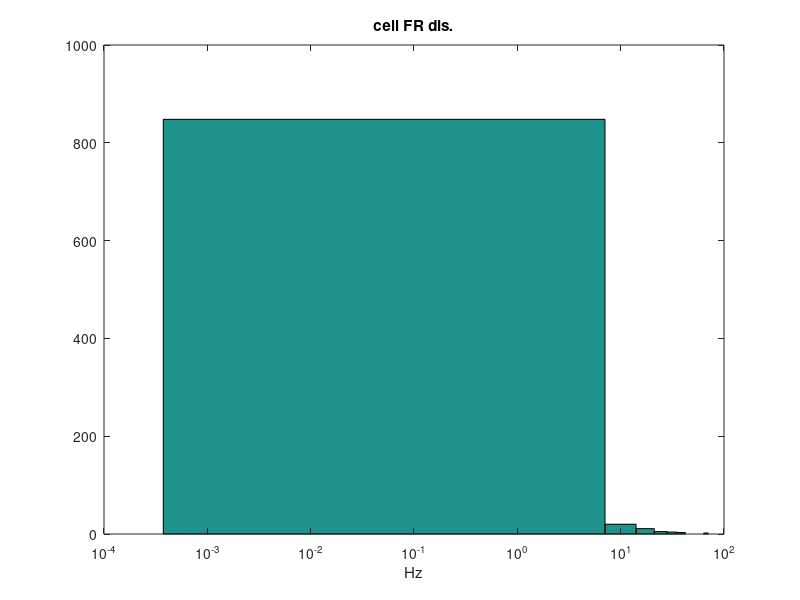
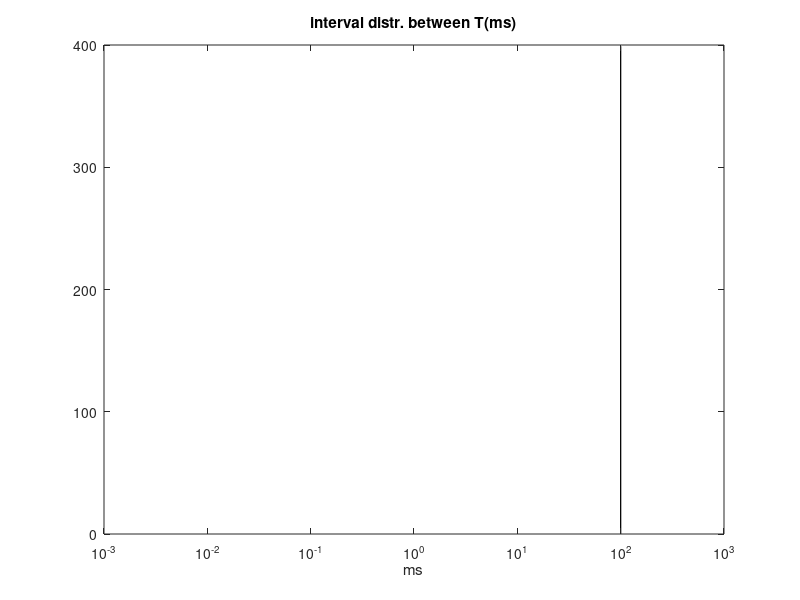

Here is the MATLAB script that generated these plots, in order: (Note: this script raises an error after producing the figures.)
clear all;close all;
clc;

rng(1)
F=8; %%%%%Hz  define rythmicity f(Hz)-main
FR=2; %20 %%%%control mean FR of input(Hz)
cell_num=893;%%%%% number of cells needed to generate, including PFC,ER and PR,1800 as original
t_len=50000; %defind time length to generate(ms)
sigma_FR=120;%0.2; %%Hz, to control the variability among cells' FR
sigma_spk=40;%5; %%ms, to control the variability within one cell's spk time

mu = log((FR^2)/sqrt(sigma_FR+FR^2));
sigma = sqrt(log(sigma_FR/(FR^2)+1));

FR_cell = lognrnd(mu,sigma,[cell_num,1]); %%%randomize FR
spk_num_cell=round(t_len*FR_cell/1000);
figure (1)
hist(FR_cell);set(gca,'xscale','log');xlabel('Hz'); title('cell FR dis.');


%%%%generate nT(interval) based on lognormal distribution
T_main=1000/F; %%%%%Hz  define main rythmicity interval(ms)
T_rand=T_main;
sigma_T=1*7; %%to control the variability among interval(ms)

mu = log((T_main^2)/sqrt(sigma_T+T_main^2));
sigma = sqrt(log(sigma_T/(T_main^2)+1));
k=0;
while T_rand(end)<=t_len;
    k=k+1
    T_temp=[];T_temp=T_rand(end)+lognrnd(mu,sigma);
    T_rand=[T_rand,T_temp];
end
figure (345)
hist(diff(T_rand),[0:0.01:100]);set(gca,'xscale','log');xlabel('ms');title('interval distr. between T(ms)');

for j=1:cell_num;
    clear spk_int
    spk_int=datasample([1:numel(T_rand)],spk_num_cell(j));
    spiketime_cell{j,1}=T_rand(spk_int)+normrnd(0,sigma_spk,[1,numel(spk_int)]); %%%to store spk time(ms) per cell
    
    spiketime_cell{j,1}=unique(round(spiketime_cell{j,1}(1,spiketime_cell{j,1}>0)*1e2)/1e2);%%%%make sure event diff is greater thn 0.01
    spiketime_cell{j,1}=sort(spiketime_cell{j,1});
end

%%%plot generated spike raster
%figure (2)
% for i=1:cell_num;
% hold on;plot(spiketime_cell{i,1},i*ones(1,numel(spiketime_cell{i,1})),'red.')
% end;
% axis tight;

%%%%plot moving-windowed firing rate     
spiketimes=[spiketime_cell{:}]';
spiketimes=spiketimes(spiketimes<=t_len&spiketimes>0.5);
binSize = 20; %%ms
timeMax = max(spiketimes);
timeMax = timeMax - binSize;
binSpikeCount = [];

% tt_low=[0:1:tstop]-(binSize/2);
tt_up=[0:1:t_len]+(binSize/2);
N_up = histc(spiketimes, tt_up);

movingSum = conv(N_up, ones(1, binSize));% N_up = histc(spiketimes, tt_up);

%%%%to plot P and I group rate sepertated.
% spiketimes_P=[spiketime_cell{1:27*900}]';
% spiketimes_I=[spiketime_cell{27*900+1:27*1000}]';
% movingSum_P=conv(histc(spiketimes_P, tt_up),ones(1, binSize));
% movingSum_I=conv(histc(spiketimes_I, tt_up),ones(1, binSize));
% figure(789)
% plot(movingSum_P/(27*900));hold on;plot(movingSum_I/(27*100),'r');legend('norm. group rate for p','norm. group rate for i');

figure (12222)
% psd(movingSum);
nfft=1024/2;fs=1000;
figure;plot(movingSum)
[pxx,f] = pwelch(movingSum,nfft,0,nfft,fs);

figure;plot(f,pxx); set(gca, 'YScale', 'log');set(gca, 'XScale', 'log'); 

% rSPT=round(spiketimes*1);
% rSPT_sort=sort(rSPT);
% rSPT_unique=unique(rSPT_sort);
% [n, bin] = histc(rSPT_sort, rSPT_unique);
% ev_P=zeros(round(max(rSPT_unique)),1);
% ev_P(rSPT_unique)=n;
% 
%      %ev_P(1:exclusive_time) = [];
% windowLen = 1024; 
% ev_P=ev_P-mean(ev_P);
% [f,Pxxn,tvect,Cxx] = psautospk(ev_P, 1, windowLen, bartlett(windowLen), windowLen/2, 'none') ;
% figure(1111)
%      plot(f,Pxxn,'blue', 'LineWidth', 2);
% set(gca,'yscale','log'); set(gca,'xscale','log');legend('PSD for PN firing rate');xlabel('Hz');ylabel('PSD');

%   for tt=0:1:tstop %timeMax
%    binSpikeTimes = spiketimes((spiketimes(:) >= tt-(binSize/2) & spiketimes(:) < tt+ (binSize/2) ) );
%    binSpikeCount(end+1) = length(binSpikeTimes);
% end
% firingRate= (1000*  binSpikeCount / binSize); % / length(nID) ; 
figure (1212123)
% firingRate=firingRate';
%subplot(2,1,1)
% plot(firingRate,'r');% plot(firingRate)
hold on; plot(movingSum*1000/binSize,'r');

dname=''

fid=fopen(fullfile(dname,'spikesmatrix_op_ryt'),'w');  %%%%for saving all pre (both INH and EXC) cells for PNs&ITNs 
for i=1:cell_num;
clear fmt; fmt=[repmat('%.2f\t',1,numel(spiketime_cell{i,:})) '\n'];   %%%%format
spikesnum(i,1) = numel((spiketime_cell{i,:}));   %%%%find spk time, unit is ms
fprintf(fid,fmt,spiketime_cell{i,:});
end

ind_num=cumsum(spikesnum);ind_num=[0;ind_num];
fid_ind=fopen(fullfile(dname,'spikes_ind_ryt'),'w'); %%%%%for saving index for segerate fid file for each neuron
%fclose(fid_ind)
fmt=[repmat('%d\t',1,2) '\n'];
for i=1:cell_num;
    i
 temp=[];temp=[ind_num(i),ind_num(i+1)-1];
 fprintf(fid_ind,fmt,temp);
end
